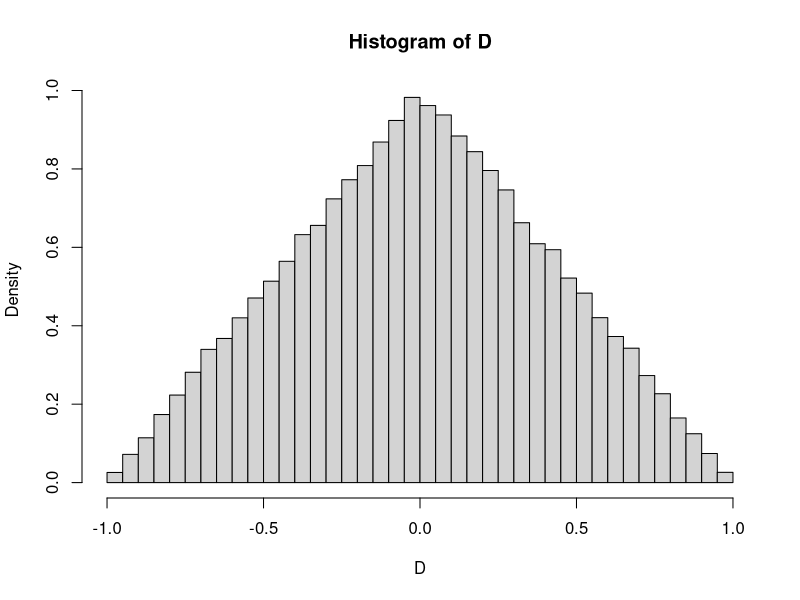

Here is the R script that generated this plot:
# 5.16
NSIM = 100000
X = runif(NSIM)
Y = runif(NSIM, min=-1, max=0)

D = X + Y
mean(D)
var(D)
hist(D, breaks=40, prob=TRUE)
